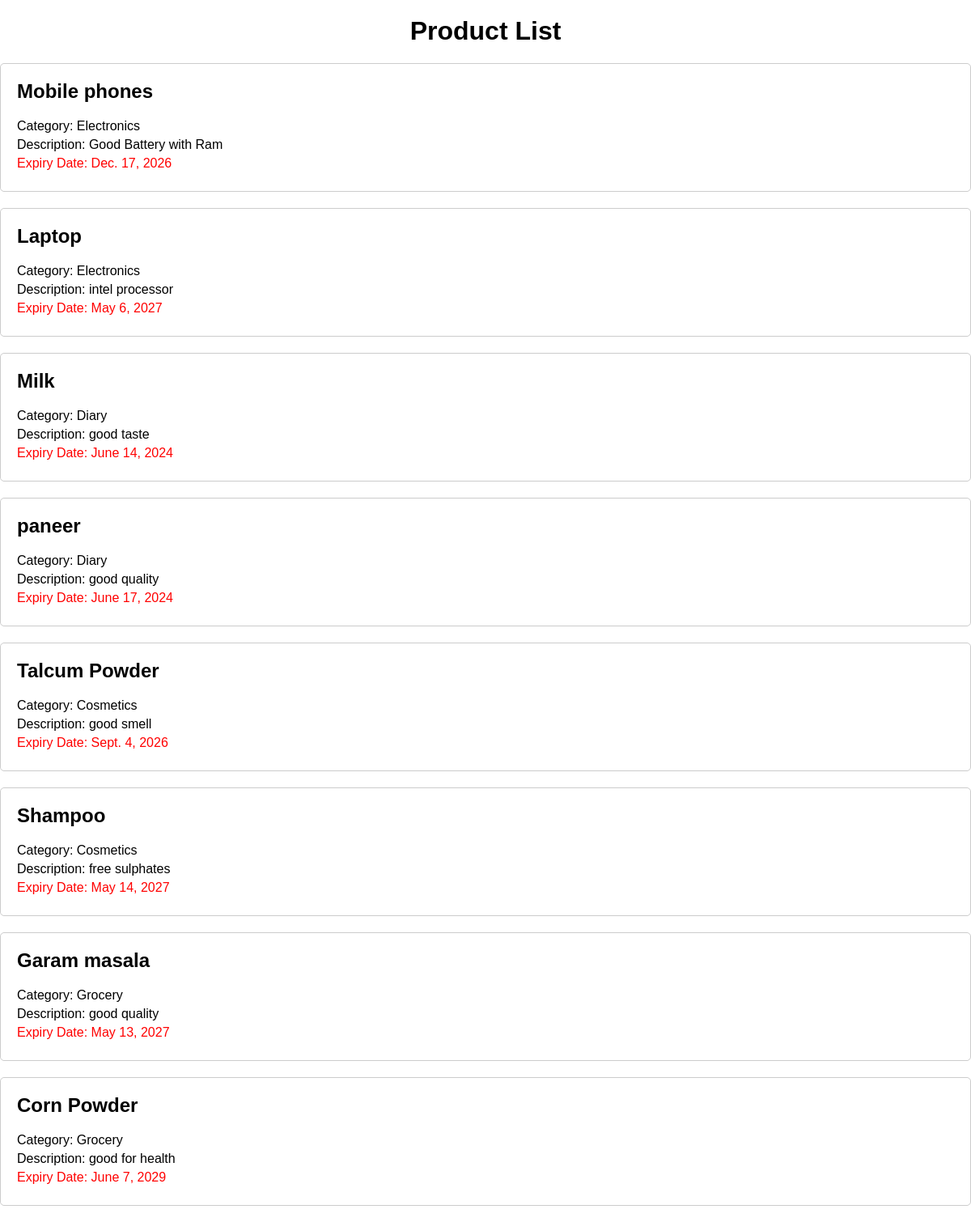
The page /addproduct/products1/ on the database its author committed.
### Addproduct/models.py (models this page shows, shortened)
class AddProduct(models.Model):
    name = models.CharField(max_length=100)
    category = models.ForeignKey(AddCategory, on_delete=models.CASCADE, null=True)
    description = models.TextField()
    expiry_date = models.DateField(null=True)

### Addcategory/models.py (models this page shows)
class AddCategory(models.Model):
    name = models.CharField(max_length=100)
    parent = models.ForeignKey(
        "self",
        related_name="subcategories",
        on_delete=models.CASCADE,
        blank=True,
        null=True,
    )
    def __str__(self):
        return self.name

### Addproduct/views.py (the view)
# urls.py: path('products1/', product_list, name='product_list'),
def product_list(request):
    products = AddProduct.objects.all()
    return render(request, 'Addproduct/product_list.html', {'products': products})

### Addproduct/templates/Addproduct/product_list.html (shortened to what this page needs)
<!DOCTYPE html>
<html lang="en">
<head>
</head>
<body>
    <h1>Product List</h1>
    <ul>
        {% for product in products %}
            <li>
                <h2>{{ product.name }}</h2>
                <p>Category: {{ product.category }}</p>
                <p>Description: {{ product.description }}</p>
                <p class="expiry">Expiry Date: {{ product.expiry_date }}</p>
            </li>
        {% endfor %}
    </ul>
</body>
</html>

### Addproduct/templates/Addproduct/product_list.html (style rules this page uses)
body { font-family: Arial, sans-serif; margin: 0; padding: 0; }
h1 { text-align: center; margin-top: 20px; }
ul { list-style-type: none; padding: 0; }
li { margin-bottom: 20px; padding: 20px; border: 1px solid #ccc; border-radius: 5px; }
h2 { margin-top: 0; }
p { margin: 5px 0; }
p.expiry { color: red; }

### rows shown on the page
AddProduct: name "Mobile phones", category "Electronics", description "Good Battery with Ram", expiry_date "Dec. 17, 2026"
AddProduct: name "Laptop", category "Electronics", description "intel processor", expiry_date "May 6, 2027"
AddProduct: name "Milk", category "Diary", description "good taste", expiry_date "June 14, 2024"
AddProduct: name "paneer", category "Diary", description "good quality", expiry_date "June 17, 2024"
AddProduct: name "Talcum Powder", category "Cosmetics", description "good smell", expiry_date "Sept. 4, 2026"
AddProduct: name "Shampoo", category "Cosmetics", description "free sulphates", expiry_date "May 14, 2027"
AddProduct: name "Garam masala", category "Grocery", description "good quality", expiry_date "May 13, 2027"
AddProduct: name "Corn Powder", category "Grocery", description "good for health", expiry_date "June 7, 2029"
